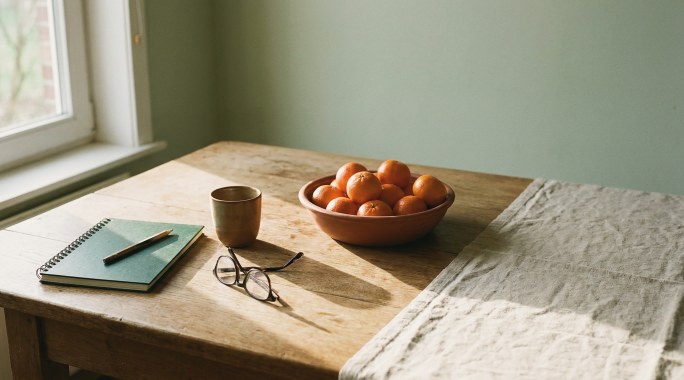
#> input picture design/art/evening.png, 1368 x 760 px (shown at 1/2 size)
$ python -i grade.py   (imports and definitions only)
#> lines starting #> are read from the running program, lines starting #| are printed output that depends on the picture
#> further down, picture is the input picture: PIL image 1368x760 RGB; mean R, G, B 153.9, 147.8, 127.2
"""Grade the curated Flow picks into one consistent look and export web sizes.

Same treatment for every image so they read as one series: tiny edge trim, lifted blacks,
a soft S-curve, sage shadows / oatmeal highlights split tone, saturation 0.92, and a seeded
fine grain. Masters go to design/art/<slug>.png, web copies to public/assets/img/<slug>.webp.

    python design/grade.py
"""
import random
from pathlib import Path

from PIL import Image, ImageEnhance, ImageFilter

ROOT = Path(__file__).resolve().parent
RAW = ROOT / "gen" / "raw"
ART = ROOT / "art"
WEB = ROOT.parent / "public" / "assets" / "img"
# [2 lines not run here, left out]

# slug -> suffix of the chosen variant (picked by eye from the contact sheets)
PICKS = {"hero": "_3", "evening": "_1", "routine": "_1", "walk": "_2", "memory": "_2", "privacy": "_2", "visit": "_2"}


def curve(v):
    # Lift blacks to 10, soft S-curve, roll off highlights at 248.
    x = v / 255
    s = x * x * (3 - 2 * x)
    y = 0.62 * x + 0.38 * s
    return int(10 + y * 238)


def split_tone(img):
    r, g, b = img.split()
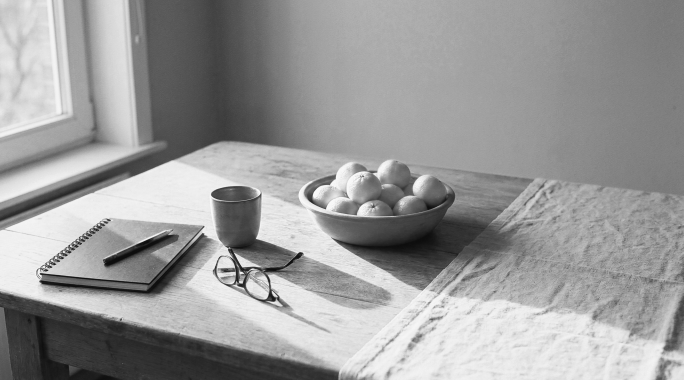
#> r: PIL image 1368x760 L (shown at 1/2 size); min 13, max 248, mean 153.9
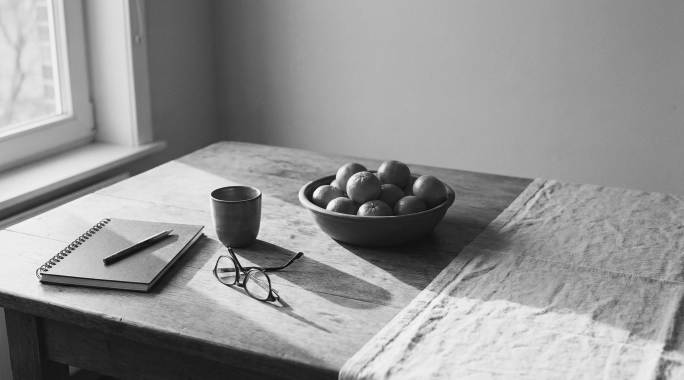
#> g: PIL image 1368x760 L (shown at 1/2 size); min 15, max 244, mean 147.8
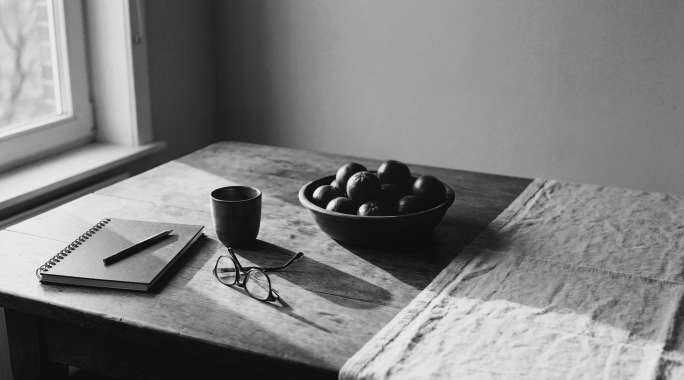
#> b: PIL image 1368x760 L (shown at 1/2 size); min 14, max 239, mean 127.2
    lut = [curve(i) for i in range(256)]
    r, g, b = r.point(lut), g.point(lut), b.point(lut)
    # Shadows lean sage (a little green/blue), highlights lean oatmeal (a little red).
    r = r.point(lambda i: min(255, int(i + 6 * (i / 255) ** 2)))
    g = g.point(lambda i: min(255, int(i + 4 * (1 - i / 255) ** 2)))
    b = b.point(lambda i: max(0, int(i - 5 * (i / 255) ** 2 + 2 * (1 - i / 255) ** 2)))
    return Image.merge("RGB", (r, g, b))


def grain(img, seed, amount=7):
    rnd = random.Random(seed)
    noise = Image.effect_noise(img.size, 40).filter(ImageFilter.GaussianBlur(0.5))
    noise = noise.point(lambda i: 128 + (i - 128) * amount // 40)
    noise_rgb = Image.merge("RGB", (noise, noise, noise))
    return Image.blend(img, Image.composite(noise_rgb, img, Image.new("L", img.size, 40 + rnd.randint(0, 6))), 0.18)


# [16 lines not run here, left out]

>>> from PIL import Image
>>> picture = Image.open('art/evening.png')
>>> result = split_tone(picture)

$ run again, on design/art/visit.png
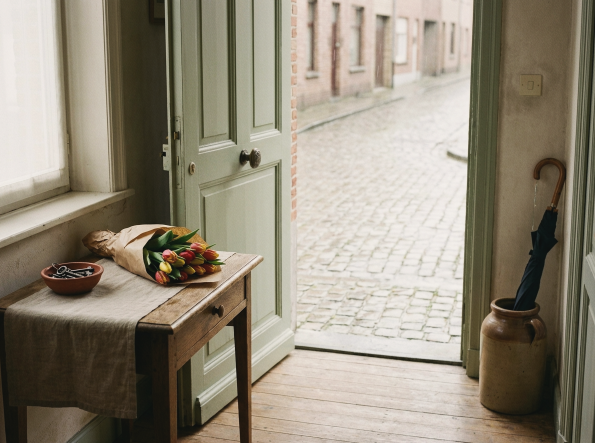
#> input picture design/art/visit.png, 1190 x 886 px (shown at 1/2 size)
#> picture is the input picture: PIL image 1190x886 RGB; mean R, G, B 146.5, 138.1, 121.8
#> in split_tone, `r, g, b = img.split()`:
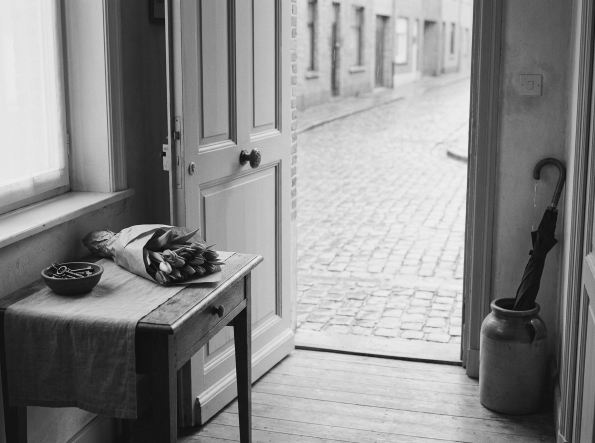
#> g: PIL image 1190x886 L (shown at 1/2 size); min 14, max 240, mean 138.1
#> in split_tone, `r, g, b = img.split()`:
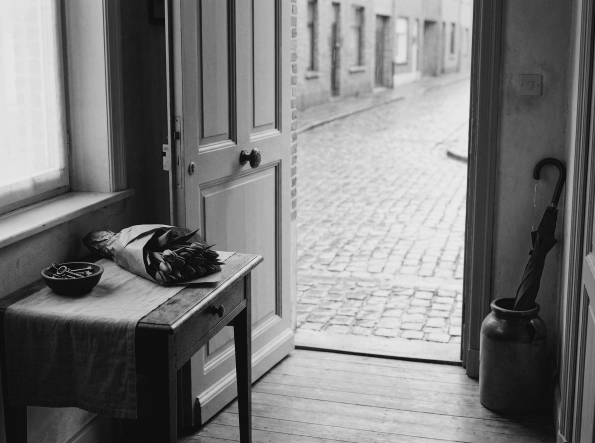
#> b: PIL image 1190x886 L (shown at 1/2 size); min 13, max 236, mean 121.8

$ run again, on design/art/walk.png
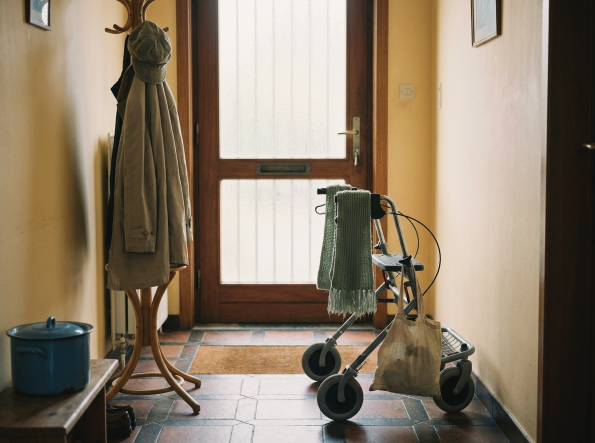
#> input picture design/art/walk.png, 1190 x 886 px (shown at 1/2 size)
#> picture is the input picture: PIL image 1190x886 RGB; mean R, G, B 138.2, 123.6, 104.7
#> in split_tone, `r, g, b = img.split()`:
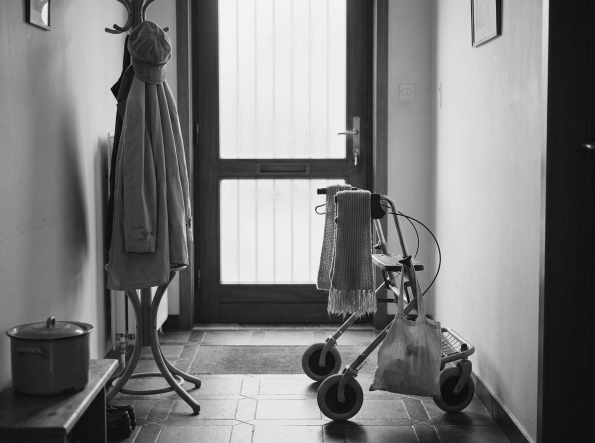
#> g: PIL image 1190x886 L (shown at 1/2 size); min 15, max 244, mean 123.6
#> in split_tone, `r, g, b = img.split()`:
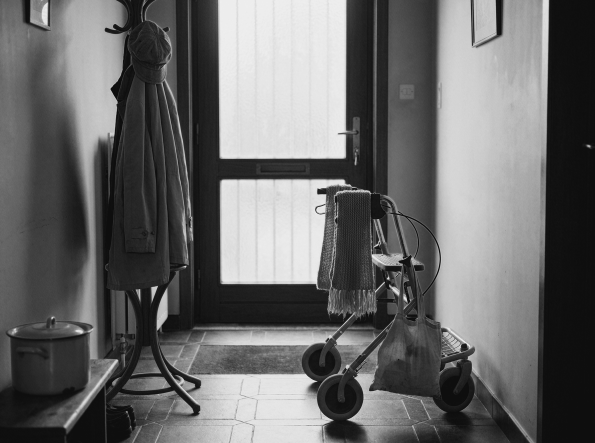
#> b: PIL image 1190x886 L (shown at 1/2 size); min 14, max 239, mean 104.7
